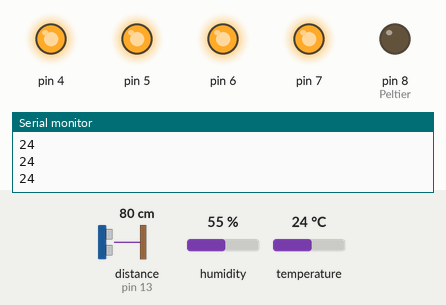
The sketch below on a simulated Arduino Mega 2560, built with avr-gcc and run on an emulated ATmega2560. Shown: output pins drawn as LEDs (lit = HIGH), the last lines printed to the serial monitor. Wiring (inferred from the names in the program): ultrasonic range finder: trigger pin 12; echo pin 13. Inputs (shaded band) come from the test bench; at power-on: temperature 24 °C, distance to the obstacle (sensor on pin 13) 80 cm, humidity 55 %. The echo pulse lasts 58.3 µs per cm; pins used as bus, display or sensor lines are not drawn.

Above: at 1.2 s.
1.3 s: temperature set to 19 °C
3.2 s: temperature set to 16 °C
At 4.7 s:
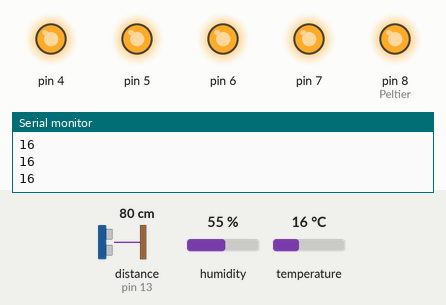
5.5 s: temperature set to 28 °C
At 7.1 s:
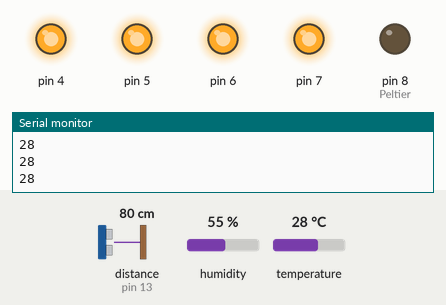
7.6 s: temperature set to 12 °C
At 8.4 s:
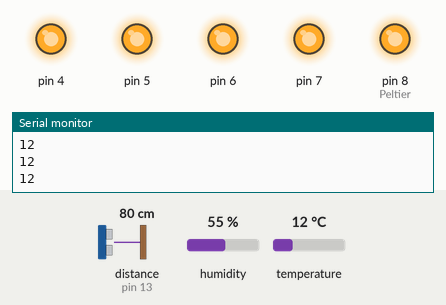
Timing chart, 0 to 10.6 s (numbered marks = the images above; inputs shaded):
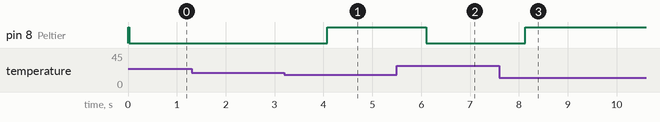

Measured:
- the behaviour switches between 18 and 17 °C on temperature (found by bisection; images 0 and 1)
- after the input at 3.2 s, pin 8 (Peltier): LOW → HIGH after 0.88 s
- after the input at 5.5 s, pin 8 (Peltier): HIGH → LOW after 0.60 s
- after the input at 7.6 s, pin 8 (Peltier): LOW → HIGH after 0.53 s

The sketch:

zz.ino
```cpp
/*
초음파거리가 15 미만일때만
LED 제어
*/

#include <DHT.h>

#define dhtpin A1
#define dhttype DHT11
DHT dht(dhtpin, dhttype);
int Peltier  = 8;


const int echo = 13;
const int trig = 12;
long ultrasonic_distance();
void setup()
{
  // LED 포트설정 4,5,6,7
  for(int i=4; i<=7; i++)
  {
    pinMode(i, OUTPUT);
    digitalWrite(i, HIGH);
  }
  pinMode(echo, INPUT);
  pinMode(trig, OUTPUT);


  pinMode(Peltier, OUTPUT);
  digitalWrite(Peltier, HIGH);
  dht.begin();

  Serial.begin(115200);   // 모니터
  Serial3.begin(115200);
}

//before : 음료 제작 전
//after : 음료 제작 후

void loop()
{
  long distance_before = ultrasonic_distance();
  int temp = dht.readTemperature();
  Serial.println(temp);
  if(temp<18)
  {
    digitalWrite(Peltier, HIGH);
  }
  else
  {
    digitalWrite(Peltier, LOW);
  }


  //Serial.println(distance_before);


  if(Serial3.available())    // Serial3로 데이터가 들어온 경우만 실행
  {
    String rx = Serial3.readString();

    if(rx[0]=='S' && rx[1]=='T')
    {
      digitalWrite(Peltier, HIGH);
      if(distance_before<10)
      {
        Serial.println(rx);   // 모니터
        Serial.println(distance_before);    // 모니터

        for(int i=0; i<4; i++)
        {
          if(rx[4*i+2]=='!'){continue;}
          int opt = 10*(100*(rx[4*i+3]-'0')+10*(rx[4*i+4]-'0')+1*(rx[4*i+5]-'0'));  //operating time
          int LED = rx[4*i+2] - '0';
          //LED 작동
          // LED0는 7번, LED1는 6번, LED2는 5번, LED3는 4번
          // 따라서 7-rx[4*i]를 통해서 구할수 있음
          digitalWrite(7-LED, LOW);
          delay(opt);
          digitalWrite(7-LED, HIGH);
        }
        while(1)   // 컵가져가기전까지 무한루프 0.5초마다 갱신
        {
          long distance_after = ultrasonic_distance();
          if(distance_after>10){break;}   // 15초과(컵가져간상태)
          delay(500);
        }
        Serial3.println("Complete");
        Serial.println("Complete");   // 모니터
      }
      else
      {
        Serial3.println("Failed");
        Serial.println("Failed");   // 모니터
      }


    }


  }

}

long ultrasonic_distance()  // 초음파 거리
{
  long duration, distance;
  digitalWrite(trig, LOW);
  delayMicroseconds(2);
  digitalWrite(trig, HIGH);
  delayMicroseconds(10);
  digitalWrite(trig, LOW);

  duration = pulseIn(echo, HIGH);   // 시간
  distance = duration*17/1000;      // 거리

  return distance;
}
```
